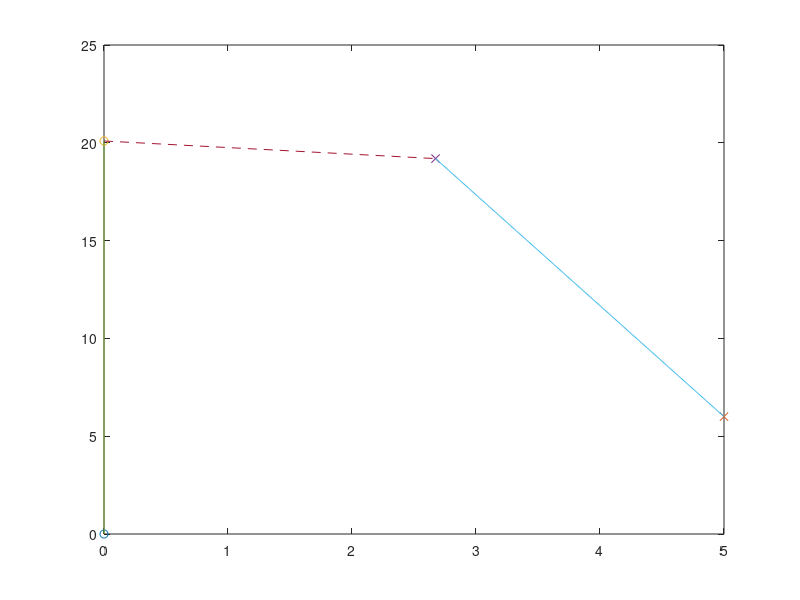

MATLAB code for this plot:
clc
clearvars

%% initialization
%self
x = 0;
y = 0;
psi = deg2rad(0);
v = 30;
vx = v * sin(psi);
vy = v * cos(psi);
r = 1;

%target
xt = 5;
yt = 6;
vt = 20;
vt_psi = deg2rad(-10);
vtx = vt * sin(vt_psi);
vty = vt * cos(vt_psi);

% relative velocities
vrx = vtx - vx;
vry = vty - vy;
vr = sqrt(vrx^2 + vry^2);

%% ARPA
d_at_cpa = abs((xt*vry - yt*vrx)/vr);
t_2_cpa = -(xt*vrx + yt*vry) / vr^2;

%self coords at cpa
x_at_cpa = x + vx * t_2_cpa;
y_at_cpa = y + vy * t_2_cpa;

% target coords at cpa
t_x_at_cpa = xt + t_2_cpa* vtx;
t_y_at_cpa = yt + t_2_cpa* vty;

if d_at_cpa < r
    t_2_r = [ (- r^2 + xt^2 + yt^2)/((r^2*vtx^2 - 2*r^2*vtx*vx + r^2*vty^2 - 2*r^2*vty*vy + r^2*vx^2 + r^2*vy^2 - vtx^2*yt^2 + 2*vtx*vty*xt*yt + 2*vtx*vx*yt^2 - 2*vtx*vy*xt*yt - vty^2*xt^2 - 2*vty*vx*xt*yt + 2*vty*vy*xt^2 - vx^2*yt^2 + 2*vx*vy*xt*yt - vy^2*xt^2)^(1/2) - vtx*xt + vx*xt - yt*(vty - vy));
        -(- r^2 + xt^2 + yt^2)/((r^2*vtx^2 - 2*r^2*vtx*vx + r^2*vty^2 - 2*r^2*vty*vy + r^2*vx^2 + r^2*vy^2 - vtx^2*yt^2 + 2*vtx*vty*xt*yt + 2*vtx*vx*yt^2 - 2*vtx*vy*xt*yt - vty^2*xt^2 - 2*vty*vx*xt*yt + 2*vty*vy*xt^2 - vx^2*yt^2 + 2*vx*vy*xt*yt - vy^2*xt^2)^(1/2) + vtx*xt - vx*xt + yt*(vty - vy))];

    avtd = vtx + xt/min(t_2_r);
    bvtd = vty + yt/min(t_2_r);

    % target coords at r
    t_x_at_r = xt + min(t_2_r)*vtx;
    t_y_at_r = yt + min(t_2_r)*vty;

    % self coords at r
    x_at_r = x + min(t_2_r)*vx;
    y_at_r = y + min(t_2_r)*vy;
end 

figure(1);
%origin
axis on
plot(0,0,'o')
hold on
plot(xt,yt,'x')
hold on

% plot at cpa
plot(x_at_cpa,y_at_cpa,'o')
hold on
plot(t_x_at_cpa,t_y_at_cpa,'x')
hold on
plot([x, x_at_cpa], [y, y_at_cpa])
hold on
plot([xt, t_x_at_cpa], [yt, t_y_at_cpa])
hold on
plot([x_at_cpa, t_x_at_cpa], [y_at_cpa, t_y_at_cpa],'--')
hold on

if d_at_cpa < r
    %plot at r
    plot(x_at_r,y_at_r,'o')
    hold on
    plot(t_x_at_r,t_y_at_r,'x')
    hold on
    plot([x, x_at_r], [y, y_at_r],'.')
    hold on
    plot([xt, t_x_at_r], [yt, t_y_at_r],'.')
    hold on
    plot([x_at_r, t_x_at_r], [y_at_r, t_y_at_r],'--')
    hold on
    circle(t_x_at_r,t_y_at_r,r);
    hold on
    circle(t_x_at_r,t_y_at_r,r);
end

function circle(x,y,r)
ang=0:0.01:2*pi;
xp=r*cos(ang);
yp=r*sin(ang);
plot(x+xp,y+yp);
end

